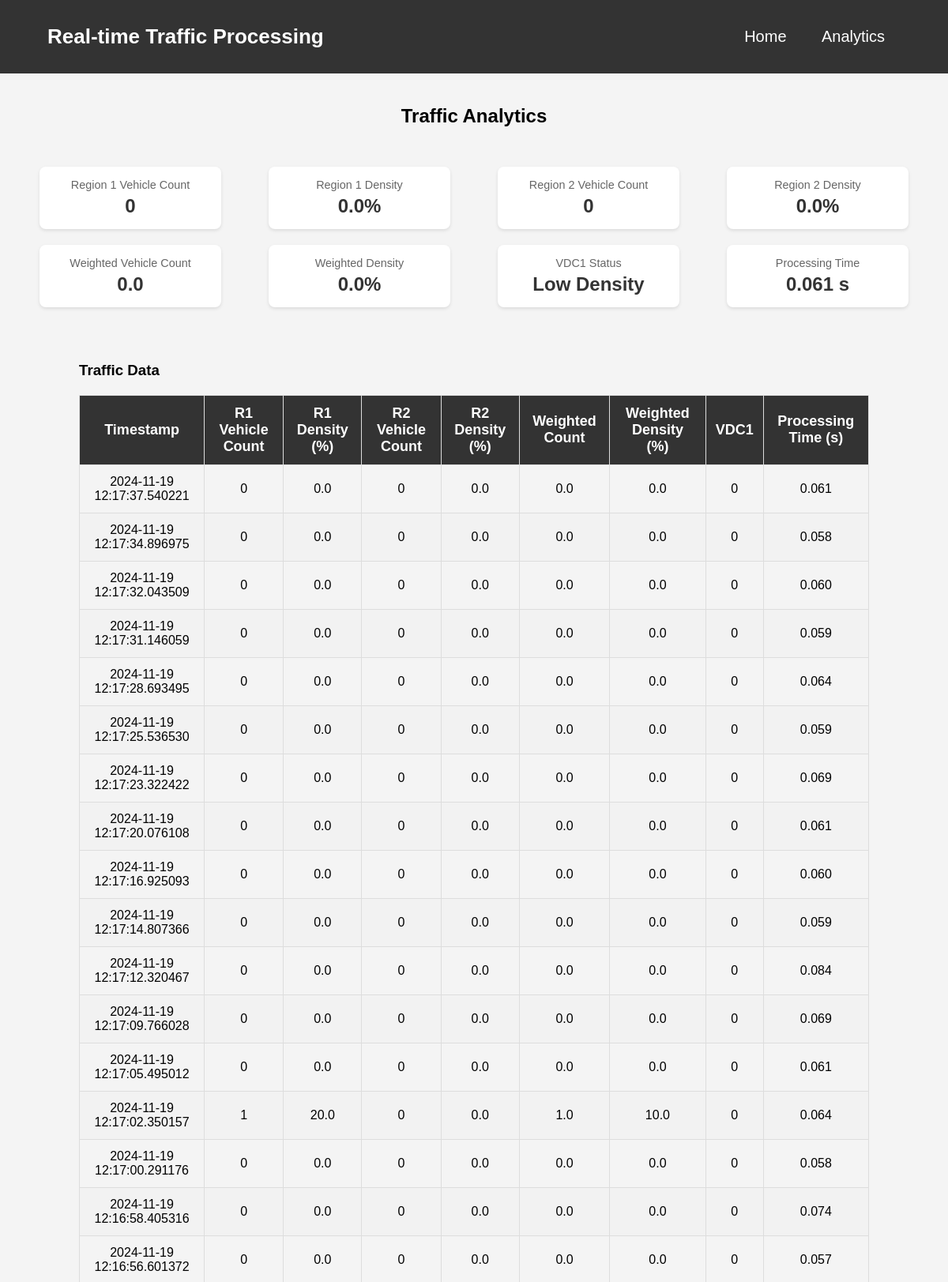
The app's page /analytics?page=2 (upper part) with its own data.
### tables this page shows
CREATE TABLE traffic_data (
                id INTEGER PRIMARY KEY AUTOINCREMENT,
                timestamp TEXT NOT NULL,
                r1_vehicle_count INTEGER NOT NULL,
                r1_density REAL NOT NULL,
                r2_vehicle_count INTEGER NOT NULL,
                r2_density REAL NOT NULL,
                weighted_vehicle_count REAL NOT NULL,
                weighted_density REAL NOT NULL,
                vdc1 BOOLEAN NOT NULL,
                processing_time REAL NOT NULL
            );

### new.py (the view)
@app.route('/analytics')
def analytics():
    try:
        page = request.args.get('page', 1, type=int)
        per_page = 100
        offset = (page - 1) * per_page
        with db_lock:
            conn = sqlite3.connect(DATABASE)
            cursor = conn.cursor()
            cursor.execute('SELECT COUNT(*) FROM traffic_data')
            total_records = cursor.fetchone()[0]
            cursor.execute('''
                SELECT timestamp, r1_vehicle_count, r1_density,
                       r2_vehicle_count, r2_density,
                       weighted_vehicle_count, weighted_density,
                       vdc1, processing_time
                FROM traffic_data
                ORDER BY timestamp DESC
                LIMIT ? OFFSET ?
            ''', (per_page, offset))
            data = cursor.fetchall()
            conn.close()
        total_pages = (total_records + per_page - 1) // per_page
        return render_template('analytics.html',
                             data=data,
                             page=page,
                             total_pages=total_pages)
    except sqlite3.Error as e:
        print(f"Database error: {e}")
        return f"Database error: {e}", 500

### templates/analytics.html (shortened to what this page needs)
<!DOCTYPE html>
<html lang="en">
<head>
    <link rel="stylesheet" href="{{ url_for('static', filename='styles.css') }}">
</head>
<body>
    <header>
        <div class="header-container">
            <h1>Real-time Traffic Processing</h1>
            <nav>
                <a href="{{ url_for('index') }}">Home</a>
                <a href="{{ url_for('analytics') }}">Analytics</a>
            </nav>
        </div>
    </header>
    <main>
        <h2>Traffic Analytics</h2>
        <div class="summary-cards">
            <div class="summary-card">
                <div class="card-title">Region 1 Vehicle Count</div>
                <div class="card-value" id="r1Count">-</div>
            </div>
            <div class="summary-card">
                <div class="card-title">Region 1 Density</div>
                <div class="card-value" id="r1Density">-</div>
            </div>
            <div class="summary-card">
                <div class="card-title">Region 2 Vehicle Count</div>
                <div class="card-value" id="r2Count">-</div>
            </div>
            <div class="summary-card">
                <div class="card-title">Region 2 Density</div>
                <div class="card-value" id="r2Density">-</div>
            </div>
            <div class="summary-card">
                <div class="card-title">Weighted Vehicle Count</div>
                <div class="card-value" id="weightedCount">-</div>
            </div>
            <div class="summary-card">
                <div class="card-title">Weighted Density</div>
                <div class="card-value" id="weightedDensity">-</div>
            </div>
            <div class="summary-card">
                <div class="card-title">VDC1 Status</div>
                <div class="card-value" id="vdc1Status">-</div>
            </div>
            <div class="summary-card">
                <div class="card-title">Processing Time</div>
                <div class="card-value" id="processingTime">-</div>
            </div>
        </div>
        <div class="data-table">
            <h3>Traffic Data</h3>
            <table>
                <thead>
                    <tr>
                        <th>Timestamp</th>
                        <th>R1 Vehicle Count</th>
                        <th>R1 Density (%)</th>
                        <th>R2 Vehicle Count</th>
                        <th>R2 Density (%)</th>
                        <th>Weighted Count</th>
                        <th>Weighted Density (%)</th>
                        <th>VDC1</th>
                        <th>Processing Time (s)</th>
                    </tr>
                </thead>
                <tbody>
                    {% for row in data %}
                    <tr>
                        <td>{{ row[0] }}</td>
                        <td>{{ row[1] }}</td>
                        <td>{{ "%.1f"|format(row[2]) }}</td>
                        <td>{{ row[3] }}</td>
                        <td>{{ "%.1f"|format(row[4]) }}</td>
                        <td>{{ "%.1f"|format(row[5]) }}</td>
                        <td>{{ "%.1f"|format(row[6]) }}</td>
                        <td>{{ row[7] }}</td>
                        <td>{{ "%.3f"|format(row[8]) }}</td>
                    </tr>
                    {% endfor %}
                </tbody>
            </table>
        </div>
    </main>
</body>
</html>

### static/styles.css (style rules this page uses)
body { margin: 0; font-family: Arial, sans-serif; background-color: #f4f4f4; }
header { background-color: #333; color: #fff; padding: 15px 0; text-align: center; }
.header-container { width: 90%; margin: 0 auto; display: flex; align-items: center; justify-content: space-between; }
header h1 { margin: 0; font-size: 26px; }
nav a { color: #fff; text-decoration: none; margin: 0 15px; font-size: 20px; }
main { padding: 20px; min-height: calc(100vh - 150px); display: flex; flex-direction: column; align-items: center; }
.data-table { width: 100%; max-width: 1000px; overflow-x: auto; }
.data-table table { width: 100%; border-collapse: collapse; }
.data-table th, .data-table td { border: 1px solid #ddd; padding: 12px; text-align: center; }
.data-table th { background-color: #333; color: white; font-size: 18px; }
.data-table td { font-size: 16px; }
.data-table tr:nth-child(even) { background-color: #f2f2f2; }

### templates/analytics.html (style rules this page uses)
.data-table { margin: 20px; overflow-x: auto; }
table { width: 100%; border-collapse: collapse; margin-top: 20px; }
th, td { padding: 8px; text-align: left; border: 1px solid #ddd; }
th { background-color: #f4f4f4; }
tr:nth-child(even) { background-color: #f9f9f9; }
.header-container { background-color: #333; padding: 1rem; color: white; }
nav a { color: white; text-decoration: none; margin: 0 10px; padding: 5px 10px; border-radius: 4px; }
.summary-cards { display: flex; flex-wrap: wrap; justify-content: space-around; margin: 20px 0; }
.summary-card { background-color: #fff; border-radius: 8px; box-shadow: 0 2px 4px rgba(0,0,0,0.1); padding: 15px; margin: 10px; min-width: 200px; text-align: center; }
.card-title { color: #666; font-size: 0.9em; margin-bottom: 5px; }
.card-value { font-size: 1.5em; font-weight: bold; color: #333; }

### records on screen
traffic_data: timestamp "2024-11-19 12:17:37.540221", r1_vehicle_count "0", r1_density "0.0", r2_vehicle_count "0", r2_density "0.0", weighted_vehicle_count "0.0", weighted_density "0.0", vdc1 "0", processing_time "0.061"
traffic_data: timestamp "2024-11-19 12:17:34.896975", r1_vehicle_count "0", r1_density "0.0", r2_vehicle_count "0", r2_density "0.0", weighted_vehicle_count "0.0", weighted_density "0.0", vdc1 "0", processing_time "0.058"
traffic_data: timestamp "2024-11-19 12:17:32.043509", r1_vehicle_count "0", r1_density "0.0", r2_vehicle_count "0", r2_density "0.0", weighted_vehicle_count "0.0", weighted_density "0.0", vdc1 "0", processing_time "0.060"
traffic_data: timestamp "2024-11-19 12:17:31.146059", r1_vehicle_count "0", r1_density "0.0", r2_vehicle_count "0", r2_density "0.0", weighted_vehicle_count "0.0", weighted_density "0.0", vdc1 "0", processing_time "0.059"
traffic_data: timestamp "2024-11-19 12:17:28.693495", r1_vehicle_count "0", r1_density "0.0", r2_vehicle_count "0", r2_density "0.0", weighted_vehicle_count "0.0", weighted_density "0.0", vdc1 "0", processing_time "0.064"
traffic_data: timestamp "2024-11-19 12:17:25.536530", r1_vehicle_count "0", r1_density "0.0", r2_vehicle_count "0", r2_density "0.0", weighted_vehicle_count "0.0", weighted_density "0.0", vdc1 "0", processing_time "0.059"
traffic_data: timestamp "2024-11-19 12:17:23.322422", r1_vehicle_count "0", r1_density "0.0", r2_vehicle_count "0", r2_density "0.0", weighted_vehicle_count "0.0", weighted_density "0.0", vdc1 "0", processing_time "0.069"
traffic_data: timestamp "2024-11-19 12:17:20.076108", r1_vehicle_count "0", r1_density "0.0", r2_vehicle_count "0", r2_density "0.0", weighted_vehicle_count "0.0", weighted_density "0.0", vdc1 "0", processing_time "0.061"
traffic_data: timestamp "2024-11-19 12:17:16.925093", r1_vehicle_count "0", r1_density "0.0", r2_vehicle_count "0", r2_density "0.0", weighted_vehicle_count "0.0", weighted_density "0.0", vdc1 "0", processing_time "0.060"
traffic_data: timestamp "2024-11-19 12:17:14.807366", r1_vehicle_count "0", r1_density "0.0", r2_vehicle_count "0", r2_density "0.0", weighted_vehicle_count "0.0", weighted_density "0.0", vdc1 "0", processing_time "0.059"
traffic_data: timestamp "2024-11-19 12:17:12.320467", r1_vehicle_count "0", r1_density "0.0", r2_vehicle_count "0", r2_density "0.0", weighted_vehicle_count "0.0", weighted_density "0.0", vdc1 "0", processing_time "0.084"
traffic_data: timestamp "2024-11-19 12:17:09.766028", r1_vehicle_count "0", r1_density "0.0", r2_vehicle_count "0", r2_density "0.0", weighted_vehicle_count "0.0", weighted_density "0.0", vdc1 "0", processing_time "0.069"
traffic_data: timestamp "2024-11-19 12:17:05.495012", r1_vehicle_count "0", r1_density "0.0", r2_vehicle_count "0", r2_density "0.0", weighted_vehicle_count "0.0", weighted_density "0.0", vdc1 "0", processing_time "0.061"
traffic_data: timestamp "2024-11-19 12:17:02.350157", r1_vehicle_count "1", r1_density "20.0", r2_vehicle_count "0", r2_density "0.0", weighted_vehicle_count "1.0", weighted_density "10.0", vdc1 "0", processing_time "0.064"
traffic_data: timestamp "2024-11-19 12:17:00.291176", r1_vehicle_count "0", r1_density "0.0", r2_vehicle_count "0", r2_density "0.0", weighted_vehicle_count "0.0", weighted_density "0.0", vdc1 "0", processing_time "0.058"
traffic_data: timestamp "2024-11-19 12:16:58.405316", r1_vehicle_count "0", r1_density "0.0", r2_vehicle_count "0", r2_density "0.0", weighted_vehicle_count "0.0", weighted_density "0.0", vdc1 "0", processing_time "0.074"
traffic_data: timestamp "2024-11-19 12:16:56.601372", r1_vehicle_count "0", r1_density "0.0", r2_vehicle_count "0", r2_density "0.0", weighted_vehicle_count "0.0", weighted_density "0.0", vdc1 "0", processing_time "0.057"
